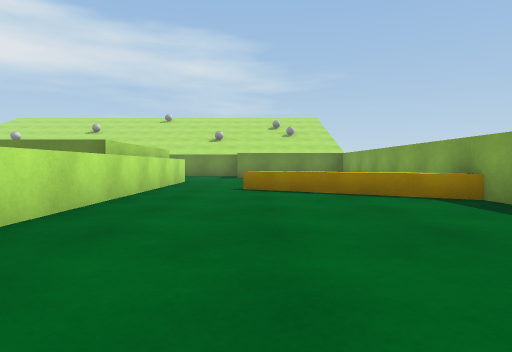
View 1 (above)

16 first-person views from a walk through a Unity game level. The camera is 0.55 m above the floor, tilts 2° down and sees 75° across. The floor is counted in squares, 1 m on a side. Each view is taken from the middle of a square. On the plan, view 1 faces up. The plan holds only what a view shows up to about 9 squares ahead; the rest is blank. The place goes on beyond the plan. The player character is not drawn. Surface patterns are stand-ins for the level's own textures.

View 2
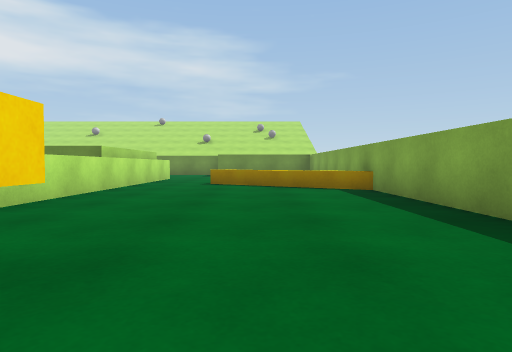

View 3
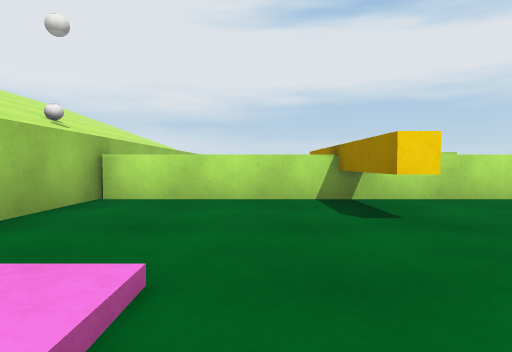

View 4
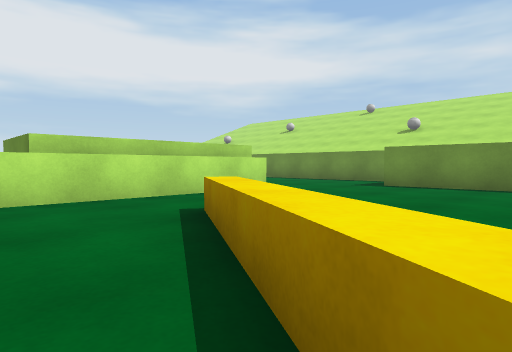

View 5
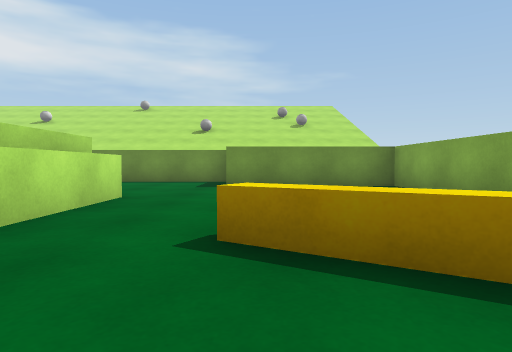

View 6
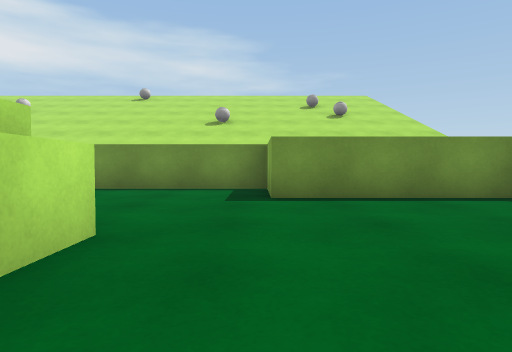

View 7
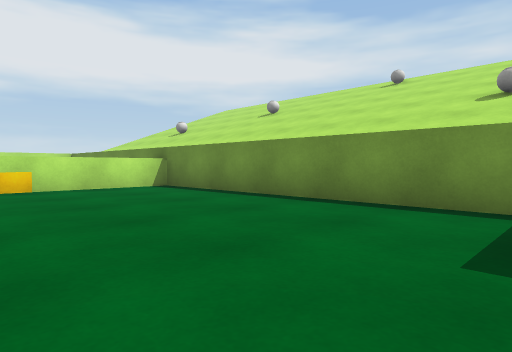

View 8
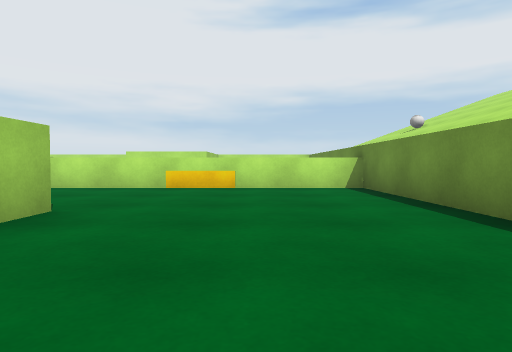

View 9
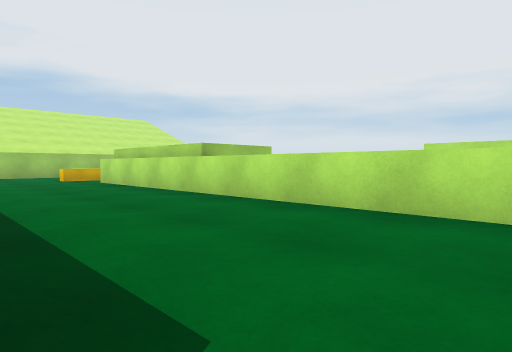

View 10
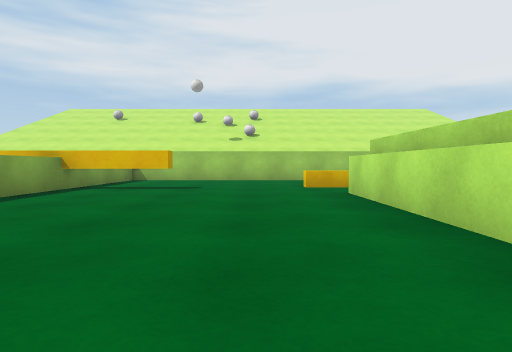

View 11
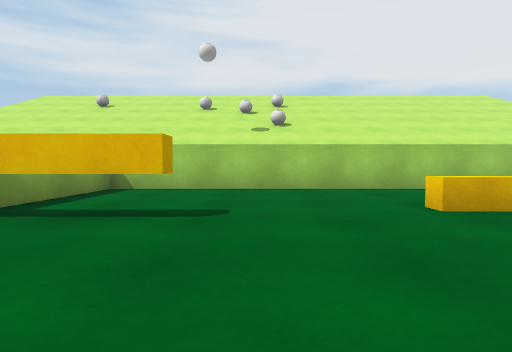

View 12
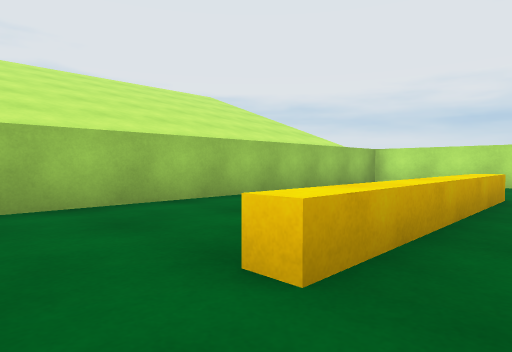

View 13
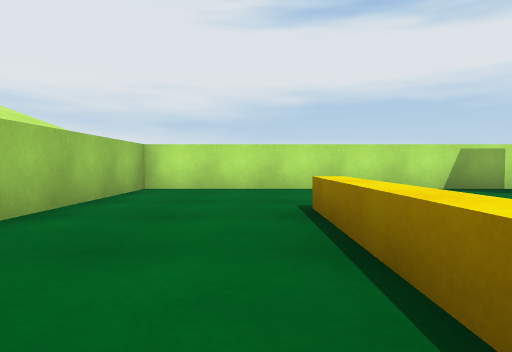

View 14
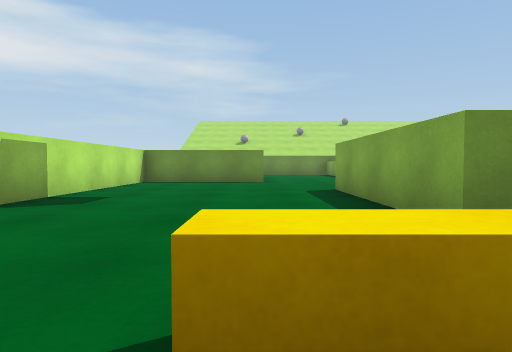

View 15
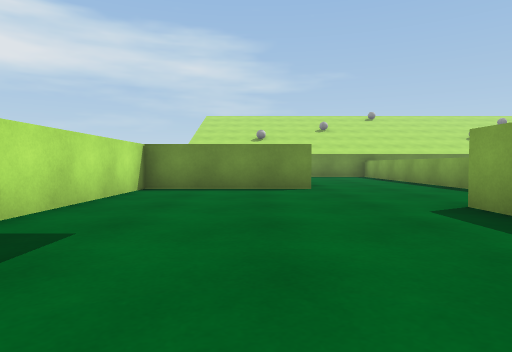

View 16
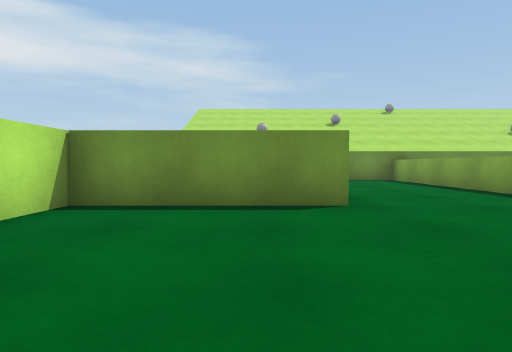

### Floor plan
Key: @ floor where view 1 was taken; # wall or solid block; . main floor; : floor 0.1 m higher than the main floor; = window, fence, low wall or low ledge; ^ raised ledge.
Columns run from 17 left of view 1 to 4 right of it. Each row starts with its distance up from view 1.
 16        ###########
 15         ^........#
 14         ^........#####
 13       ..^............#
 12      ...^........... #
 11      ...^........... #
 10      ...^...###^.... #
  9 #####...^...  #^.....#
  8 #.......^...  #^..   #
  7 #.......^...  #^.^^. #
  6 #.......^... ##^..=^^#
  5 #.....###....  ^.....#
  4 #.....###..... ^.....#
  3 #.....###..... ^.....#
  2 #.....###......^.....#
  1 #...  ###......^.....#
  0 #.... .........^.@...
 -1 #...^^^^^...##^^#...
 -2 #..............^.....
 -3 #..............^...:
 -4 #..............^...
 -5 ##################

Positions as (right, up) in squares from view 1, and headings:
1: (0, 0), facing up
2: (1, -2), facing up
3: (3, -2), facing left
4: (3, 5), facing up-left
5: (0, 5), facing up
6: (-1, 8), facing up
7: (-1, 11), facing up-left
8: (-1, 13), facing left
9: (-5, 11), facing down-left
10: (-7, 7), facing down
11: (-6, 3), facing down
12: (-7, 0), facing down-left
13: (-9, -2), facing left
14: (-13, -2), facing up
15: (-14, 1), facing up
16: (-14, 4), facing up
